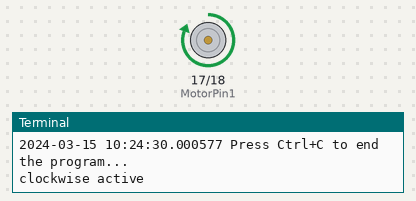
Bench run of a program on a simulated Raspberry Pi (BCM pin numbers). Shown: motor-driver pin pairs drawn as motors (green arrow = first pin HIGH = forward, orange = second pin HIGH = backward, longer = more drive, scaled by the enable pin), the last lines printed to the terminal. The clock reads 2024-03-15 10:24:30 at power-on unless the program sets it.

Above: at 1.5 s.
At 19.5 s:
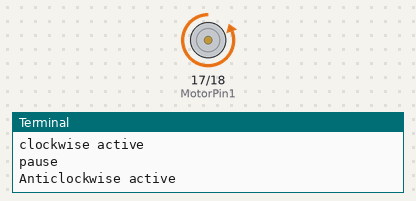
At 28.5 s:
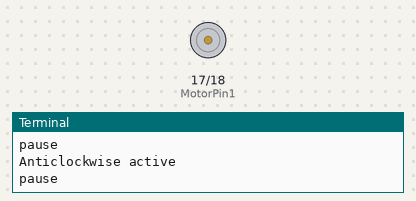
Timing chart, 0 to 46.8 s (numbered marks = the images above):
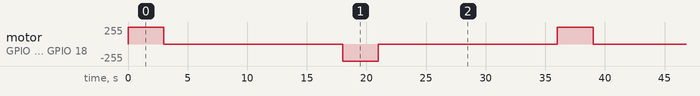

The program:

motor_no_pwm.py
```python
#!/usr/bin/env python3
import RPi.GPIO as GPIO
from datetime import datetime
import time

DEFAULT_ACTIVE = 3
PAUSE = 15

MotorPin1 = 17
MotorPin2 = 18
MotorEnable = 27


def setup():
    GPIO.setmode(GPIO.BCM)  # Numbers GPIOs by BCM
    GPIO.setup(MotorPin1, GPIO.OUT)  # mode --- output
    GPIO.setup(MotorPin2, GPIO.OUT)
    GPIO.setup(MotorEnable, GPIO.OUT)
    GPIO.output(MotorEnable, GPIO.LOW)  # motor stop


def loop():
    while True:
        print(datetime.now(), 'Press Ctrl+C to end the program...')
        GPIO.output(MotorEnable, GPIO.HIGH)  # motor driver enable
        GPIO.output(MotorPin1, GPIO.HIGH)  # clockwise
        GPIO.output(MotorPin2, GPIO.LOW)
        print('clockwise active')
        time.sleep(DEFAULT_ACTIVE)

        GPIO.output(MotorEnable, GPIO.LOW)  # motor stop
        print('pause')
        time.sleep(PAUSE)

        GPIO.output(MotorEnable, GPIO.HIGH)  # motor driver enable
        GPIO.output(MotorPin1, GPIO.LOW)  # anticlockwise
        GPIO.output(MotorPin2, GPIO.HIGH)
        print('Anticlockwise active')
        time.sleep(DEFAULT_ACTIVE)

        GPIO.output(MotorEnable, GPIO.LOW)  # motor stop
        print('pause')
        time.sleep(PAUSE)


def destroy():
    GPIO.output(MotorEnable, GPIO.LOW)  # motor stop
    GPIO.cleanup()  # Release resource


if __name__ == '__main__':
    setup()
    try:
        loop()
    except KeyboardInterrupt:  # When 'Ctrl+C' is pressed, the child program destroy() will be executed.
        destroy()
```

Measured:
- by itself, motor on GPIO 17 (MotorPin1) / GPIO 18 (MotorPin2): repeats every 36.0 s: stopped 15.0 s, backward 255/255 3.0 s, stopped 15.0 s, forward 255/255 3.0 s
